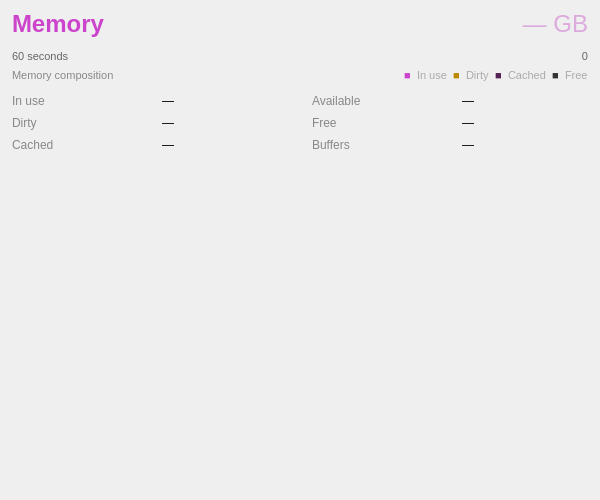
<?xml version="1.0" encoding="UTF-8"?>
<ui version="4.0">
 <class>MemoryDetailWidget</class>
 <widget class="QWidget" name="MemoryDetailWidget">
  <property name="geometry">
   <rect><x>0</x><y>0</y><width>600</width><height>500</height></rect>
  </property>
  <layout class="QVBoxLayout" name="verticalLayout">
   <property name="leftMargin"><number>12</number></property>
   <property name="topMargin"><number>10</number></property>
   <property name="rightMargin"><number>12</number></property>
   <property name="bottomMargin"><number>10</number></property>
   <property name="spacing"><number>6</number></property>

   <!-- Header row -->
   <item>
    <layout class="QHBoxLayout" name="headerLayout">
     <item>
      <widget class="QLabel" name="titleLabel">
       <property name="text"><string>Memory</string></property>
       <property name="styleSheet"><string>font-size: 18pt; font-weight: bold; color: #cc44cc;</string></property>
      </widget>
     </item>
     <item>
      <spacer>
       <property name="orientation"><enum>Qt::Horizontal</enum></property>
       <property name="sizeHint" stdset="0"><size><width>40</width><height>0</height></size></property>
      </spacer>
     </item>
     <item>
      <widget class="QLabel" name="totalLabel">
       <property name="text"><string>— GB</string></property>
       <property name="alignment"><set>Qt::AlignRight|Qt::AlignVCenter</set></property>
       <property name="styleSheet"><string>font-size: 18pt; color: #ddaadd;</string></property>
      </widget>
     </item>
    </layout>
   </item>

   <!-- Graph -->
   <item>
    <widget class="Perf::GraphWidget" name="graphWidget">
     <property name="minimumHeight"><number>180</number></property>
    </widget>
   </item>

   <!-- Time axis labels -->
   <item>
    <layout class="QHBoxLayout" name="timeAxisLayout">
     <item>
      <widget class="QLabel">
       <property name="text"><string>60 seconds</string></property>
       <property name="styleSheet"><string>color: #666; font-size: 8pt;</string></property>
      </widget>
     </item>
     <item>
      <spacer>
       <property name="orientation"><enum>Qt::Horizontal</enum></property>
       <property name="sizeHint" stdset="0"><size><width>40</width><height>0</height></size></property>
      </spacer>
     </item>
     <item>
      <widget class="QLabel">
       <property name="text"><string>0</string></property>
       <property name="alignment"><set>Qt::AlignRight|Qt::AlignVCenter</set></property>
       <property name="styleSheet"><string>color: #666; font-size: 8pt;</string></property>
      </widget>
     </item>
    </layout>
   </item>

   <!-- Composition bar label + colour legend -->
   <item>
    <layout class="QHBoxLayout" name="compLegendLayout">
     <item>
      <widget class="QLabel" name="compositionLabel">
       <property name="text"><string>Memory composition</string></property>
       <property name="styleSheet"><string>color:#888; font-size: 8pt;</string></property>
      </widget>
     </item>
     <item>
      <spacer>
       <property name="orientation"><enum>Qt::Horizontal</enum></property>
       <property name="sizeHint" stdset="0"><size><width>10</width><height>0</height></size></property>
      </spacer>
     </item>
     <item>
      <widget class="QLabel" name="legendUsedDot">
       <property name="text"><string>&#9632;</string></property>
       <property name="styleSheet"><string>color: #cc44cc; font-size: 8pt;</string></property>
      </widget>
     </item>
     <item>
      <widget class="QLabel">
       <property name="text"><string>In use</string></property>
       <property name="styleSheet"><string>color:#aaa; font-size: 8pt;</string></property>
      </widget>
     </item>
     <item>
      <widget class="QLabel" name="legendDirtyDot">
       <property name="text"><string>&#9632;</string></property>
       <property name="styleSheet"><string>color: #bb8800; font-size: 8pt;</string></property>
      </widget>
     </item>
     <item>
      <widget class="QLabel">
       <property name="text"><string>Dirty</string></property>
       <property name="styleSheet"><string>color:#aaa; font-size: 8pt;</string></property>
      </widget>
     </item>
     <item>
      <widget class="QLabel" name="legendCachedDot">
       <property name="text"><string>&#9632;</string></property>
       <property name="styleSheet"><string>color: #552255; font-size: 8pt;</string></property>
      </widget>
     </item>
     <item>
      <widget class="QLabel">
       <property name="text"><string>Cached</string></property>
       <property name="styleSheet"><string>color:#aaa; font-size: 8pt;</string></property>
      </widget>
     </item>
     <item>
      <widget class="QLabel" name="legendFreeDot">
       <property name="text"><string>&#9632;</string></property>
       <property name="styleSheet"><string>color: #333333; font-size: 8pt;</string></property>
      </widget>
     </item>
     <item>
      <widget class="QLabel">
       <property name="text"><string>Free</string></property>
       <property name="styleSheet"><string>color:#aaa; font-size: 8pt;</string></property>
      </widget>
     </item>
    </layout>
   </item>
   <item>
    <widget class="Perf::MemoryBar" name="compositionBar">
     <property name="minimumHeight"><number>20</number></property>
     <property name="maximumHeight"><number>24</number></property>
    </widget>
   </item>

   <!-- Stats grid -->
   <item>
    <layout class="QGridLayout" name="statsGrid">
     <property name="horizontalSpacing"><number>24</number></property>
     <property name="verticalSpacing"><number>8</number></property>

     <item row="0" column="0"><widget class="QLabel"><property name="text"><string>In use</string></property><property name="styleSheet"><string>color:#888;</string></property></widget></item>
     <item row="0" column="1"><widget class="QLabel" name="statInUseValue"><property name="text"><string>—</string></property></widget></item>
     <item row="0" column="2"><widget class="QLabel"><property name="text"><string>Available</string></property><property name="styleSheet"><string>color:#888;</string></property></widget></item>
     <item row="0" column="3"><widget class="QLabel" name="statAvailValue"><property name="text"><string>—</string></property></widget></item>

     <item row="1" column="0"><widget class="QLabel"><property name="text"><string>Dirty</string></property><property name="styleSheet"><string>color:#888;</string></property></widget></item>
     <item row="1" column="1"><widget class="QLabel" name="statDirtyValue"><property name="text"><string>—</string></property></widget></item>
     <item row="1" column="2"><widget class="QLabel"><property name="text"><string>Free</string></property><property name="styleSheet"><string>color:#888;</string></property></widget></item>
     <item row="1" column="3"><widget class="QLabel" name="statFreeValue"><property name="text"><string>—</string></property></widget></item>

     <item row="2" column="0"><widget class="QLabel"><property name="text"><string>Cached</string></property><property name="styleSheet"><string>color:#888;</string></property></widget></item>
     <item row="2" column="1"><widget class="QLabel" name="statCachedValue"><property name="text"><string>—</string></property></widget></item>
     <item row="2" column="2"><widget class="QLabel"><property name="text"><string>Buffers</string></property><property name="styleSheet"><string>color:#888;</string></property></widget></item>
     <item row="2" column="3"><widget class="QLabel" name="statBuffersValue"><property name="text"><string>—</string></property></widget></item>

    </layout>
   </item>

   <!-- Vertical spacer -->
   <item>
    <spacer>
     <property name="orientation"><enum>Qt::Vertical</enum></property>
     <property name="sizeHint" stdset="0"><size><width>0</width><height>40</height></size></property>
    </spacer>
   </item>

  </layout>
 </widget>
 <customwidgets>
  <customwidget>
   <class>Perf::GraphWidget</class>
   <extends>QWidget</extends>
   <header>perf/graphwidget.h</header>
  </customwidget>
  <customwidget>
   <class>Perf::MemoryBar</class>
   <extends>QWidget</extends>
   <header>perf/memorybar.h</header>
  </customwidget>
 </customwidgets>
 <resources/>
 <connections/>
</ui>
